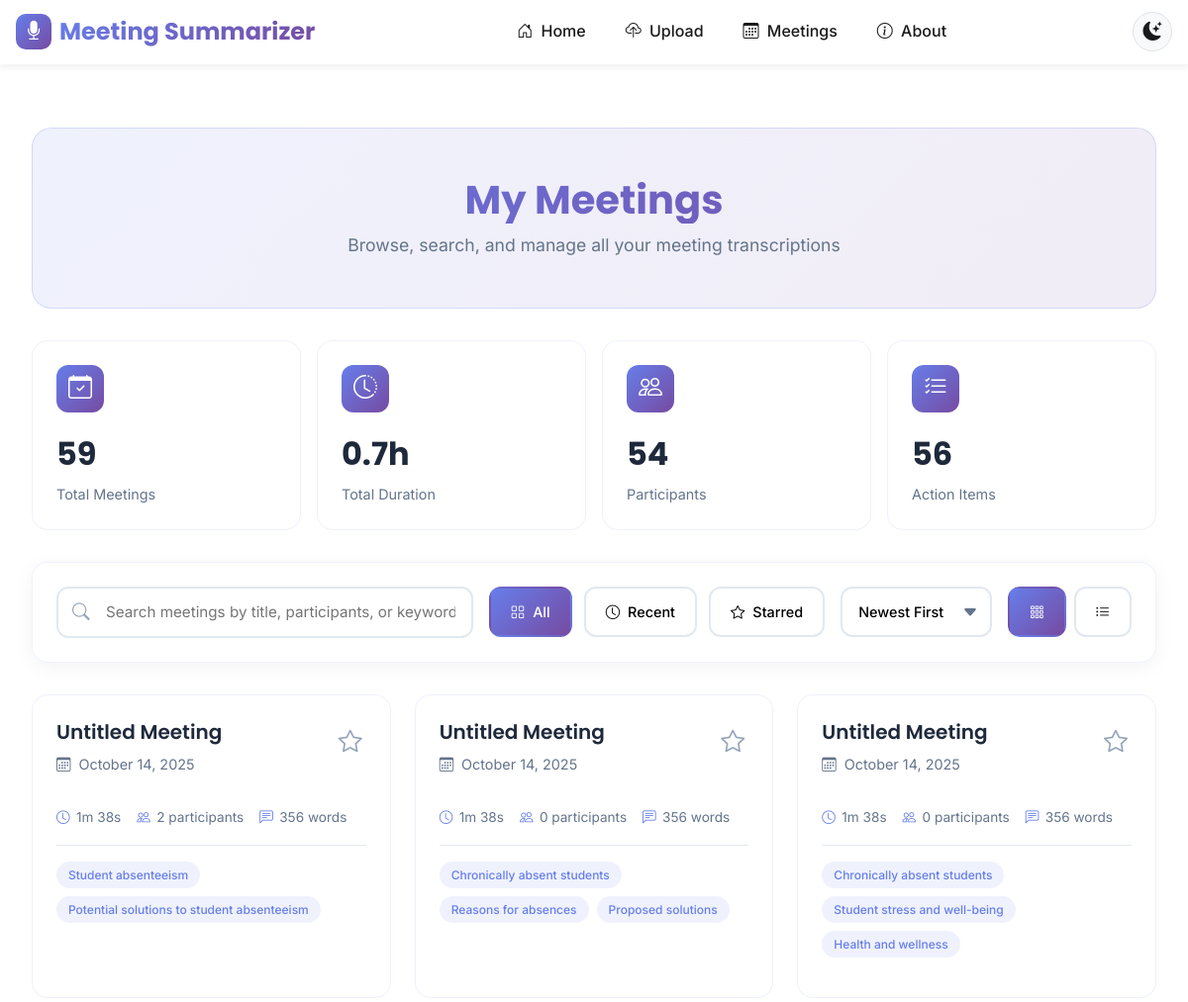
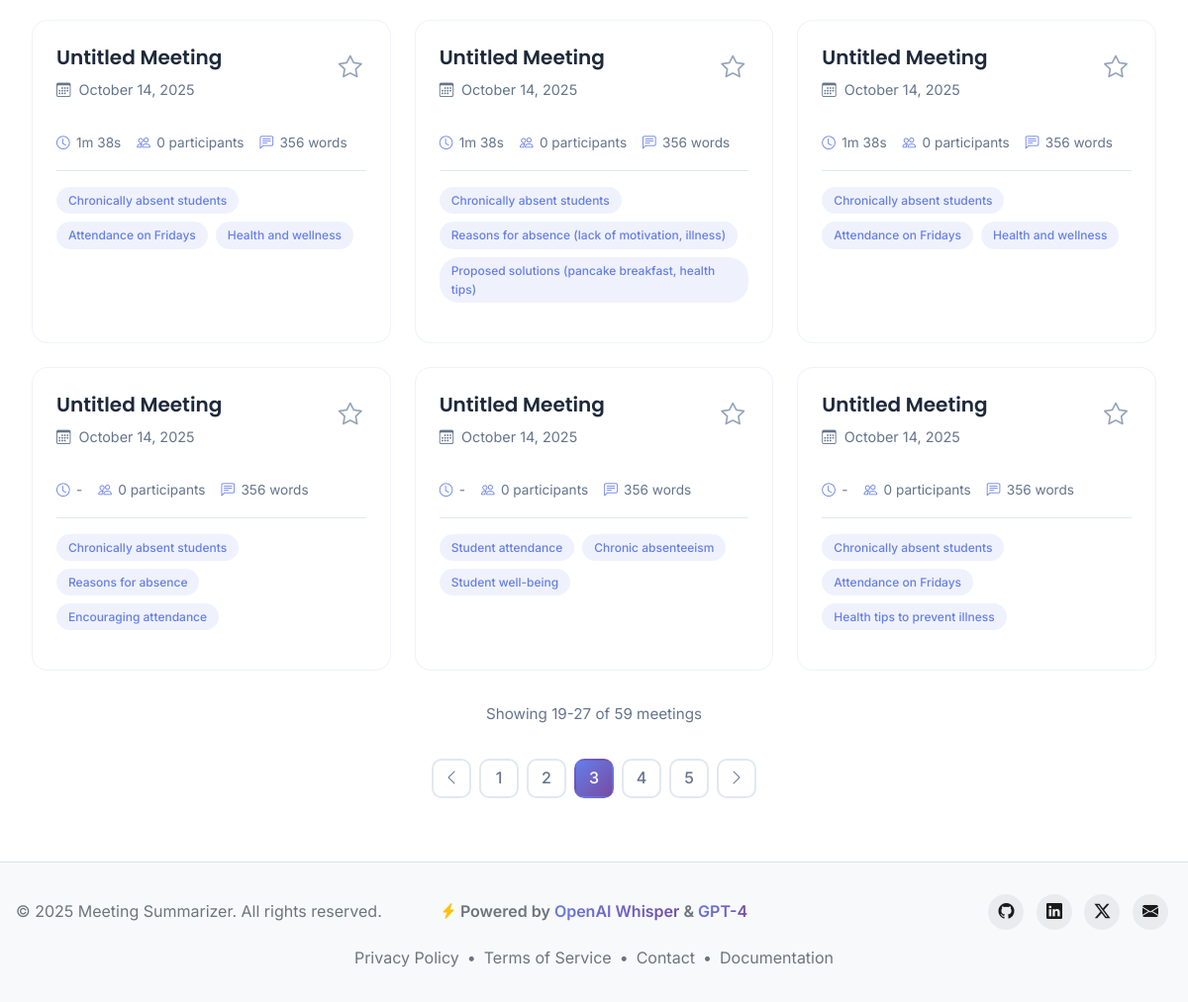
The page /meetings/?page=3 on the database its author committed (2 pictures, top to bottom).
### meetings/models.py (models this page shows, shortened)
class Meeting(models.Model):
    STATUS_CHOICES = [
        ('pending', 'Pending'),
        ('processing', 'Processing'),
        ('completed', 'Completed'),
        ('failed', 'Failed'),
    ]
    audio_file = models.FileField(
        upload_to='meetings/audio/',
        max_length=500,
        validators=[
            FileExtensionValidator(
                allowed_extensions=['mp3', 'wav', 'm4a', 'ogg', 'flac']
            )
        ],
        help_text='Upload audio file (MP3, WAV, M4A, OGG, or FLAC format)'
    )
    title = models.CharField(
        max_length=200,
        default='Untitled Meeting',
        help_text='Meeting title or name'
    )
    duration = models.IntegerField(
        null=True,
        blank=True,
        help_text='Duration in seconds'
    )
    status = models.CharField(
        max_length=20,
        choices=STATUS_CHOICES,
        default='pending',
        db_index=True,  # Index for faster status queries
        help_text='Current processing status'
    )
    created_at = models.DateTimeField(
        auto_now_add=True,
        help_text='Timestamp when meeting was created'
    )
    updated_at = models.DateTimeField(
        auto_now=True,
        help_text='Timestamp when meeting was last updated'
    )
    file_size = models.IntegerField(
        null=True,
        blank=True,
        help_text='File size in bytes'
    )
    notes = models.TextField(
        blank=True,
        null=True,
        help_text='Optional notes or description'
    )
    error_message = models.TextField(
        blank=True,
        null=True,
        help_text='Error message if processing failed'
    )
    is_starred = models.BooleanField(
        default=False,
        help_text='Whether this meeting is starred/favorited'
    )
    tags = models.ManyToManyField(
        'Tag',
        blank=True,
        related_name='meetings',
        help_text='Tags for categorizing this meeting'
    )
    related_meetings = models.ManyToManyField(
        'self',
        blank=True,
        symmetrical=False,
        related_name='referenced_by',
        help_text='Other meetings related to this one'
    )
    class Meta:
        ordering = ['-created_at']  # Show newest meetings first
        verbose_name = 'Meeting'
        verbose_name_plural = 'Meetings'
        indexes = [
            models.Index(fields=['-created_at']),
            models.Index(fields=['status']),
        ]

class Summary(models.Model):
    meeting = models.OneToOneField(
        Meeting,
        on_delete=models.CASCADE,
        related_name='summary',
        help_text='Related meeting record'
    )
    executive_summary = models.TextField(
        help_text='Brief overview of meeting'
    )
    key_decisions = models.JSONField(
        default=list,
        help_text='List of key decisions made during the meeting'
    )
    discussion_topics = models.JSONField(
        default=list,
        help_text='Main topics discussed during the meeting'
    )
    participants = models.JSONField(
        default=list,
        blank=True,
        help_text='List of meeting participants (if detected)'
    )
    insights = models.JSONField(
        default=list,
        blank=True,
        help_text='Key insights or takeaways'
    )
    created_at = models.DateTimeField(
        auto_now_add=True,
        help_text='Timestamp when summary was created'
    )
    class Meta:
        verbose_name = 'Summary'
        verbose_name_plural = 'Summaries'
        ordering = ['-created_at']

class Transcript(models.Model):
    meeting = models.ForeignKey(
        Meeting,
        on_delete=models.CASCADE,
        related_name='transcripts',
        help_text='Related meeting record'
    )
    text = models.TextField(
        help_text='Full transcript text'
    )
    language = models.CharField(
        max_length=10,
        default='en',
        help_text='Language code (e.g., en, es, fr)'
    )
    word_count = models.IntegerField(
        default=0,
        help_text='Number of words in transcript'
    )
    created_at = models.DateTimeField(
        auto_now_add=True,
        help_text='Timestamp when transcript was created'
    )
    confidence_score = models.FloatField(
        null=True,
        blank=True,
        help_text='ASR confidence score (0.0 to 1.0)'
    )
    class Meta:
        verbose_name = 'Transcript'
        verbose_name_plural = 'Transcripts'
        ordering = ['-created_at']

### meetings/views.py (the view)
# urls.py: path('meetings/', views.meetings_list, name='list'),
def meetings_list(request):
    try:
        meetings = Meeting.objects.select_related('summary').prefetch_related(
            'transcripts', 'action_items'
        )
        status_filter = request.GET.get('status', '')
        search_query = request.GET.get('search', '')
        filter_type = request.GET.get('filter', 'all')  # all, recent, starred
        sort_by = request.GET.get('sort', 'date-desc')  # date-desc, date-asc, title-asc, title-desc, duration-desc, duration-asc
        if status_filter and status_filter in ['pending', 'processing', 'completed', 'failed']:
            meetings = meetings.filter(status=status_filter)
        if filter_type == 'starred':
            meetings = meetings.filter(is_starred=True)
        elif filter_type == 'recent':
            from datetime import timedelta
            seven_days_ago = timezone.now() - timedelta(days=7)
            meetings = meetings.filter(created_at__gte=seven_days_ago)
        if search_query:
            meetings = meetings.filter(title__icontains=search_query)
        if sort_by == 'date-desc':
            meetings = meetings.order_by('-created_at')
        elif sort_by == 'date-asc':
            meetings = meetings.order_by('created_at')
        elif sort_by == 'title-asc':
            meetings = meetings.order_by('title')
        elif sort_by == 'title-desc':
            meetings = meetings.order_by('-title')
        elif sort_by == 'duration-desc':
            meetings = meetings.order_by('-duration')
        elif sort_by == 'duration-asc':
            meetings = meetings.order_by('duration')
        else:
            meetings = meetings.order_by('-created_at')
        total_count = meetings.count()
        paginator = Paginator(meetings, 9)
        page_number = request.GET.get('page', 1)
        try:
            page_obj = paginator.page(page_number)
        except PageNotAnInteger:
            page_obj = paginator.page(1)
        except EmptyPage:
            page_obj = paginator.page(paginator.num_pages)
        all_meetings = Meeting.objects.all()
        total_duration = sum(m.duration for m in all_meetings if m.duration)
        total_participants = 0
        for m in all_meetings:
            if hasattr(m, 'summary') and m.summary and m.summary.participants:
                total_participants += len(m.summary.participants)
        total_action_items = ActionItem.objects.filter(meeting__in=all_meetings).count()
        total_duration_hours = total_duration / 3600 if total_duration else 0
        context = {
            'meetings': page_obj,
            'page_obj': page_obj,
            'status_filter': status_filter,
            'search_query': search_query,
            'filter_type': filter_type,
            'sort_by': sort_by,
            'total_count': total_count,
            'paginator': paginator,
            'total_duration_hours': total_duration_hours,
            'total_participants': total_participants,
            'total_action_items': total_action_items,
        }
        return render(request, 'meetings/list.html', context)
    except Exception as e:
        messages.error(request, f'Error loading meetings list: {str(e)}')
        return render(request, 'meetings/list.html', {
            'meetings': [],
            'total_count': 0,
        })

### templates/meetings/list.html (shortened to what this page needs)
{% extends 'base.html' %}
{% load humanize %}
{% load meeting_filters %}
{% block content %}
<div class="meetings-container">
    <div class="meetings-header fade-in">
        <h1>My Meetings</h1>
        <p>Browse, search, and manage all your meeting transcriptions</p>
    </div>
    <div class="stats-row fade-in">
        <div class="stat-card" style="animation-delay: 0.1s">
            <div class="icon">
                <i class="bi bi-calendar-check"></i>
            </div>
            <div class="value">{{ total_count }}</div>
            <div class="label">Total Meetings</div>
        </div>
        <div class="stat-card" style="animation-delay: 0.2s">
            <div class="icon">
                <i class="bi bi-clock-history"></i>
            </div>
            <div class="value">{{ total_duration_hours|floatformat:1 }}h</div>
            <div class="label">Total Duration</div>
        </div>
        <div class="stat-card" style="animation-delay: 0.3s">
            <div class="icon">
                <i class="bi bi-people"></i>
            </div>
            <div class="value">{{ total_participants }}</div>
            <div class="label">Participants</div>
        </div>
        <div class="stat-card" style="animation-delay: 0.4s">
            <div class="icon">
                <i class="bi bi-list-check"></i>
            </div>
            <div class="value">{{ total_action_items }}</div>
            <div class="label">Action Items</div>
        </div>
    </div>
    <div class="controls-bar fade-in" style="animation-delay: 0.5s">
        <div class="search-box">
            <i class="bi bi-search"></i>
            <input type="text" id="searchInput" placeholder="Search meetings by title, participants, or keywords..." value="{{ search_query }}">
        </div>
        <div class="filter-group">
            <button class="filter-btn {% if filter_type == 'all' or not filter_type %}active{% endif %}" data-filter="all">
                <i class="bi bi-grid"></i>
                All
            </button>
            <button class="filter-btn {% if filter_type == 'recent' %}active{% endif %}" data-filter="recent">
                <i class="bi bi-clock"></i>
                Recent
            </button>
            <button class="filter-btn {% if filter_type == 'starred' %}active{% endif %}" data-filter="starred">
                <i class="bi bi-star"></i>
                Starred
            </button>
        </div>
        <div class="sort-dropdown">
            <select id="sortSelect">
                <option value="date-desc" {% if sort_by == 'date-desc' %}selected{% endif %}>Newest First</option>
            </select>
        </div>
        <div class="view-toggle">
            <button class="view-btn active" data-view="grid">
                <i class="bi bi-grid-3x3-gap"></i>
            </button>
            <button class="view-btn" data-view="list">
                <i class="bi bi-list-ul"></i>
            </button>
        </div>
    </div>
    <div class="meetings-grid" id="gridView">
        {% for meeting in meetings %}
        {% url 'meetings:detail' meeting.id as meeting_url %}
        <div class="meeting-card fade-in" data-meeting-id="{{ meeting.id }}" style="animation-delay: 0.{{ forloop.counter }}s">
            <div class="meeting-card-header">
                <div onclick="window.location.href='{{ meeting_url }}'" style="cursor: pointer; flex: 1;">
                    <h3>{{ meeting.title }}</h3>
                    <div class="meeting-date">
                        <i class="bi bi-calendar3"></i>
                        <span>{{ meeting.created_at|date:"F d, Y" }}</span>
                    </div>
                </div>
                <button class="star-btn {% if meeting.is_starred %}starred{% endif %}"
                        data-meeting-id="{{ meeting.id }}"
                        onclick="event.stopPropagation(); toggleStar({{ meeting.id }}, this);"
                        title="{% if meeting.is_starred %}Remove from favorites{% else %}Add to favorites{% endif %}">
                    <i class="bi bi-star{% if meeting.is_starred %}-fill{% endif %}"></i>
                </button>
            </div>
            <div class="meeting-meta" onclick="window.location.href='{{ meeting_url }}'" style="cursor: pointer;">
                <div class="meta-item">
                    <i class="bi bi-clock"></i>
                    <span>{{ meeting.duration|format_duration }}</span>
                </div>
                <div class="meta-item">
                    <i class="bi bi-people"></i>
                    {% if meeting.summary and meeting.summary.participants %}
                    <span>{{ meeting.summary.participants|length }} participant{{ meeting.summary.participants|length|pluralize }}</span>
                    {% else %}
                    <span>0 participants</span>
                    {% endif %}
                </div>
                <div class="meta-item">
                    <i class="bi bi-chat-left-text"></i>
                    {% if meeting.transcripts.first %}
                    <span>{{ meeting.transcripts.first.word_count|default:'0'|intcomma }} words</span>
                    {% else %}
                    <span>0 words</span>
                    {% endif %}
                </div>
            </div>
            {% if meeting.summary and meeting.summary.discussion_topics %}
            <div class="meeting-tags">
                {% for topic in meeting.summary.discussion_topics|slice:":3" %}
                <span class="tag">{{ topic }}</span>
                {% endfor %}
            </div>
            {% endif %}
        </div>
        {% empty %}
        <div class="meeting-card">
            <p>No meetings found.</p>
        </div>
        {% endfor %}
    </div>
    {% if total_count > 0 %}
    <div style="text-align: center; margin: 2rem 0 1rem; color: #64748b; font-size: 0.95rem;">
        Showing {{ page_obj.start_index }}-{{ page_obj.end_index }} of {{ total_count }} meeting{{ total_count|pluralize }}
    </div>
    {% endif %}
    {% if page_obj.has_other_pages %}
    <div class="pagination fade-in" style="animation-delay: 1.2s">
        {% if page_obj.has_previous %}
        <a href="?page={{ page_obj.previous_page_number }}{% if status_filter %}&status={{ status_filter }}{% endif %}{% if search_query %}&search={{ search_query }}{% endif %}" class="page-btn">
            <i class="bi bi-chevron-left"></i>
        </a>
        {% else %}
        <button class="page-btn" disabled>
            <i class="bi bi-chevron-left"></i>
        </button>
        {% endif %}
        {% for num in page_obj.paginator.page_range %}
            {% if page_obj.number == num %}
            <button class="page-btn active">{{ num }}</button>
            {% elif num > page_obj.number|add:'-3' and num < page_obj.number|add:'3' %}
            <a href="?page={{ num }}{% if status_filter %}&status={{ status_filter }}{% endif %}{% if search_query %}&search={{ search_query }}{% endif %}" class="page-btn">{{ num }}</a>
            {% endif %}
        {% endfor %}
        {% if page_obj.has_next %}
        <a href="?page={{ page_obj.next_page_number }}{% if status_filter %}&status={{ status_filter }}{% endif %}{% if search_query %}&search={{ search_query }}{% endif %}" class="page-btn">
            <i class="bi bi-chevron-right"></i>
        </a>
        {% else %}
        <button class="page-btn" disabled>
            <i class="bi bi-chevron-right"></i>
        </button>
        {% endif %}
    </div>
    {% endif %}
</div>
{% endblock %}

### rows shown on the page
Meeting: title "Untitled Meeting", created_at "October 14, 2025", is_starred False (drawn), duration "1m 38s", summary.participants|length "2", transcripts.first.word_count "356", discussion_topics "Student absenteeism" "Potential solutions to student absenteeism"
Meeting: title "Untitled Meeting", created_at "October 14, 2025", is_starred False (drawn), duration "1m 38s", shows "0 participants", transcripts.first.word_count "356", discussion_topics "Chronically absent students" "Reasons for absences" "Proposed solutions"
Meeting: title "Untitled Meeting", created_at "October 14, 2025", is_starred False (drawn), duration "1m 38s", shows "0 participants", transcripts.first.word_count "356", discussion_topics "Chronically absent students" "Student stress and well-being" "Health and wellness"
Meeting: title "Untitled Meeting", created_at "October 14, 2025", is_starred False (drawn), duration "1m 38s", shows "0 participants", transcripts.first.word_count "356", discussion_topics "Chronically absent students" "Attendance on Fridays" "Health and wellness"
Meeting: title "Untitled Meeting", created_at "October 14, 2025", is_starred False (drawn), duration "1m 38s", shows "0 participants", transcripts.first.word_count "356", discussion_topics "Chronically absent students" "Reasons for absence (lack of motivation, illness)" "Proposed solutions (pancake breakfast, health tips)"
Meeting: title "Untitled Meeting", created_at "October 14, 2025", is_starred False (drawn), duration "1m 38s", shows "0 participants", transcripts.first.word_count "356", discussion_topics "Chronically absent students" "Attendance on Fridays" "Health and wellness"
Meeting: title "Untitled Meeting", created_at "October 14, 2025", is_starred False (drawn), duration "-", shows "0 participants", transcripts.first.word_count "356", discussion_topics "Chronically absent students" "Reasons for absence" "Encouraging attendance"
Meeting: title "Untitled Meeting", created_at "October 14, 2025", is_starred False (drawn), duration "-", shows "0 participants", transcripts.first.word_count "356", discussion_topics "Student attendance" "Chronic absenteeism" "Student well-being"
Meeting: title "Untitled Meeting", created_at "October 14, 2025", is_starred False (drawn), duration "-", shows "0 participants", transcripts.first.word_count "356", discussion_topics "Chronically absent students" "Attendance on Fridays" "Health tips to prevent illness"

### other values the page prints
{{ total_count }} "59"
{{ total_duration_hours|floatformat:1 }} "0.7"
{{ total_participants }} "54"
{{ total_action_items }} "56"
{{ page_obj.start_index }} "19"
{{ page_obj.end_index }} "27"
{{ num }} "1" "2" "4" "5"
{{ num }} "3"
